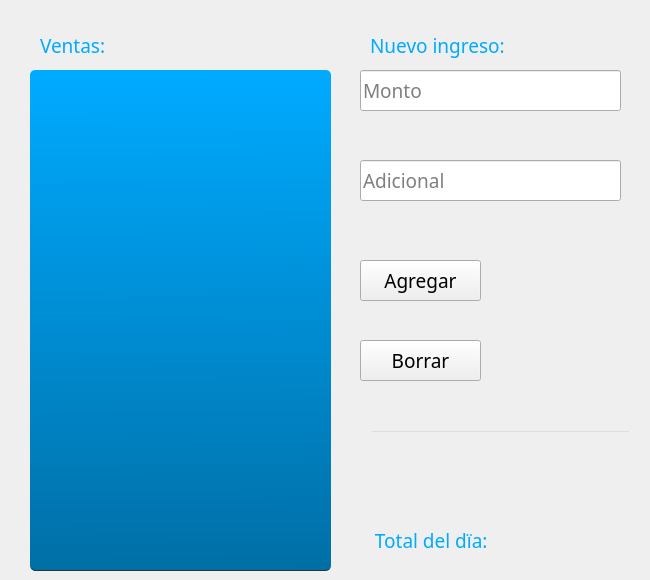
               <widget class="QWidget" name="page_ventas">
                <widget class="QTableWidget" name="listaVentas">
                 <property name="geometry">
                  <rect>
                   <x>30</x>
                   <y>70</y>
                   <width>301</width>
                   <height>501</height>
                  </rect>
                 </property>
                 <property name="font">
                  <font>
                   <family>Levenim MT</family>
                   <pointsize>12</pointsize>
                  </font>
                 </property>
                 <property name="focusPolicy">
                  <enum>Qt::StrongFocus</enum>
                 </property>
                 <property name="styleSheet">
                  <string notr="true">QTableWidget {	
	background-color: qlineargradient(spread:pad, x1:0.522682, y1:1, x2:0.516682, y2:0.011, stop:0 rgba(0, 111, 166, 255), stop:1 rgba(0, 170, 255, 255));
	border-radius: 5px;
	gridline-color: rgb(44, 49, 60);
	border-bottom: 1px solid rgb(44, 49, 60);
}
QTableWidget::item{
	border-color: rgb(44, 49, 60);
	padding-left: 5px;
	padding-right: 5px;
	gridline-color: rgb(44, 49, 60);
}
QTableWidget::item:selected{
	background-color: rgb(27, 55, 83);
}
QScrollBar:horizontal {
    border: none;
    background: rgb(52, 59, 72);
    height: 14px;
    margin: 0px 21px 0 21px;
	border-radius: 0px;
}
 QScrollBar:vertical {
	border: none;
    background: rgb(52, 59, 72);
    width: 14px;
    margin: 21px 0 21px 0;
	border-radius: 0px;
 }
QHeaderView::section{
	Background-color: qlineargradient(spread:pad, x1:0.522682, y1:1, x2:0.516682, y2:0.011, stop:0 rgba(0, 111, 166, 255), stop:1 rgba(0, 170, 255, 255));
	max-width: 30px;
	border: 1px solid rgb(44, 49, 60);
	border-style: none;
    border-bottom: 1px solid rgb(44, 49, 60);
    border-right: 1px solid rgb(44, 49, 60);
}
QTableWidget::horizontalHeader {	
	background-color:  qlineargradient(spread:pad, x1:0.522682, y1:1, x2:0.516682, y2:0.011, stop:0 rgba(0, 111, 166, 255), stop:1 rgba(0, 170, 255, 255));
}
QHeaderView::section:horizontal
{
    border: 1px solid rgb(32, 34, 42);
	background-color: qlineargradient(spread:pad, x1:0.522682, y1:1, x2:0.516682, y2:0.011, stop:0 rgba(0, 111, 166, 255), stop:1 rgba(0, 170, 255, 255));
	padding: 3px;
}
QHeaderView::section:vertical
{
    border: 1px solid rgb(44, 49, 60);
}</string>
                 </property>
                 <property name="frameShape">
                  <enum>QFrame::VLine</enum>
                 </property>
                 <property name="frameShadow">
                  <enum>QFrame::Sunken</enum>
                 </property>
                 <property name="lineWidth">
                  <number>2</number>
                 </property>
                 <property name="sizeAdjustPolicy">
                  <enum>QAbstractScrollArea::AdjustIgnored</enum>
                 </property>
                 <property name="editTriggers">
                  <set>QAbstractItemView::NoEditTriggers</set>
                 </property>
                 <property name="selectionMode">
                  <enum>QAbstractItemView::SingleSelection</enum>
                 </property>
                 <property name="selectionBehavior">
                  <enum>QAbstractItemView::SelectRows</enum>
                 </property>
                 <attribute name="horizontalHeaderDefaultSectionSize">
                  <number>77</number>
                 </attribute>
                 <attribute name="horizontalHeaderHighlightSections">
                  <bool>false</bool>
                 </attribute>
                 <attribute name="horizontalHeaderStretchLastSection">
                  <bool>true</bool>
                 </attribute>
                 <attribute name="verticalHeaderVisible">
                  <bool>false</bool>
                 </attribute>
                 <attribute name="verticalHeaderHighlightSections">
                  <bool>false</bool>
                 </attribute>
                </widget>
                <widget class="QLabel" name="label_ventas">
                 <property name="geometry">
                  <rect>
                   <x>40</x>
                   <y>30</y>
                   <width>181</width>
                   <height>31</height>
                  </rect>
                 </property>
                 <property name="font">
                  <font>
                   <family>Levenim MT</family>
                   <pointsize>14</pointsize>
                   <weight>50</weight>
                   <bold>false</bold>
                  </font>
                 </property>
                 <property name="styleSheet">
                  <string notr="true">color: rgb(0, 170, 255);</string>
                 </property>
                 <property name="text">
                  <string>Ventas:</string>
                 </property>
                </widget>
                <widget class="QLabel" name="label_ingreso">
                 <property name="geometry">
                  <rect>
                   <x>370</x>
                   <y>30</y>
                   <width>171</width>
                   <height>31</height>
                  </rect>
                 </property>
                 <property name="font">
                  <font>
                   <family>Levenim MT</family>
                   <pointsize>14</pointsize>
                  </font>
                 </property>
                 <property name="styleSheet">
                  <string notr="true">color: rgb(0, 170, 255);</string>
                 </property>
                 <property name="text">
                  <string>Nuevo ingreso:</string>
                 </property>
                </widget>
                <widget class="QPushButton" name="btn_agregar">
                 <property name="geometry">
                  <rect>
                   <x>360</x>
                   <y>260</y>
                   <width>121</width>
                   <height>41</height>
                  </rect>
                 </property>
                 <property name="font">
                  <font>
                   <family>Latha</family>
                   <pointsize>14</pointsize>
                  </font>
                 </property>
                 <property name="cursor">
                  <cursorShape>PointingHandCursor</cursorShape>
                 </property>
                 <property name="styleSheet">
                  <string notr="true">QPushButton {
	background-color: qlineargradient(spread:pad, x1:0.517, y1:1, x2:0.511, 				y2:0, stop:0 rgba(0, 69, 104, 255), stop:1 rgba(0, 170, 255, 255));
	color: rgb(0, 0, 0);
}

QPushButton:hover {
	background-color: qlineargradient(spread:pad, x1:0.517, y1:1, x2:0.511, 				y2:0, stop:0 rgba(0, 69, 104, 150), stop:1 rgba(0, 170, 255, 150));
	color: rgb(255, 255, 255);
}</string>
                 </property>
                 <property name="text">
                  <string>Agregar</string>
                 </property>
                </widget>
                <widget class="QPushButton" name="btn_borrar">
                 <property name="geometry">
                  <rect>
                   <x>360</x>
                   <y>340</y>
                   <width>121</width>
                   <height>41</height>
                  </rect>
                 </property>
                 <property name="font">
                  <font>
                   <family>Latha</family>
                   <pointsize>14</pointsize>
                  </font>
                 </property>
                 <property name="cursor">
                  <cursorShape>PointingHandCursor</cursorShape>
                 </property>
                 <property name="styleSheet">
                  <string notr="true">QPushButton {
	background-color: qlineargradient(spread:pad, x1:0.517, y1:1, x2:0.511, 				y2:0, stop:0 rgba(0, 69, 104, 255), stop:1 rgba(0, 170, 255, 255));
	color: rgb(0, 0, 0);
}

QPushButton:hover {
	background-color: qlineargradient(spread:pad, x1:0.517, y1:1, x2:0.511, 				y2:0, stop:0 rgba(0, 69, 104, 150), stop:1 rgba(0, 170, 255, 150));
	color: rgb(255, 255, 255);
}</string>
                 </property>
                 <property name="text">
                  <string>Borrar</string>
                 </property>
                </widget>
                <widget class="QLabel" name="label_dia">
                 <property name="geometry">
                  <rect>
                   <x>370</x>
                   <y>520</y>
                   <width>271</width>
                   <height>41</height>
                  </rect>
                 </property>
                 <property name="font">
                  <font>
                   <family>Levenim MT</family>
                   <pointsize>14</pointsize>
                  </font>
                 </property>
                 <property name="styleSheet">
                  <string notr="true">color: rgb(0, 170, 255);</string>
                 </property>
                 <property name="text">
                  <string> Total del dïa:</string>
                 </property>
                </widget>
                <widget class="QLineEdit" name="ingreso_entry">
                 <property name="geometry">
                  <rect>
                   <x>360</x>
                   <y>70</y>
                   <width>261</width>
                   <height>41</height>
                  </rect>
                 </property>
                 <property name="font">
                  <font>
                   <family>Levenim MT</family>
                   <pointsize>14</pointsize>
                  </font>
                 </property>
                 <property name="styleSheet">
                  <string notr="true">QLineEdit {
	background-color: qlineargradient(spread:pad, x1:0.522682, y1:1, 						x2:0.516682, y2:0.011, stop:0 rgba(0, 111, 166, 255), stop:1 rgba(0, 170, 			255, 255));
}

QLineEdit:hover {
	background-color: qlineargradient(spread:pad, x1:0.528, y1:1, x2:0.522, y2:0.596227, stop:0 rgba(0, 111, 166, 255), stop:1 rgba(0, 170, 255, 255));
}</string>
                 </property>
                 <property name="placeholderText">
                  <string>Monto</string>
                 </property>
                </widget>
                <widget class="QLineEdit" name="adicional_entry">
                 <property name="geometry">
                  <rect>
                   <x>360</x>
                   <y>160</y>
                   <width>261</width>
                   <height>41</height>
                  </rect>
                 </property>
                 <property name="font">
                  <font>
                   <family>Levenim MT</family>
                   <pointsize>14</pointsize>
                  </font>
                 </property>
                 <property name="styleSheet">
                  <string notr="true">QLineEdit {
	background-color: qlineargradient(spread:pad, x1:0.522682, y1:1, 						x2:0.516682, y2:0.011, stop:0 rgba(0, 111, 166, 255), stop:1 rgba(0, 170, 			255, 255));
}

QLineEdit:hover {
	background-color: qlineargradient(spread:pad, x1:0.528, y1:1, x2:0.522, y2:0.596227, stop:0 rgba(0, 111, 166, 255), stop:1 rgba(0, 170, 255, 255));
}</string>
                 </property>
                 <property name="placeholderText">
                  <string>Adicional</string>
                 </property>
                </widget>
                <widget class="QLineEdit" name="label_status">
                 <property name="geometry">
                  <rect>
                   <x>370</x>
                   <y>430</y>
                   <width>261</width>
                   <height>41</height>
                  </rect>
                 </property>
                 <property name="font">
                  <font>
                   <family>Levenim MT</family>
                   <pointsize>14</pointsize>
                  </font>
                 </property>
                 <property name="cursor">
                  <cursorShape>ArrowCursor</cursorShape>
                 </property>
                 <property name="focusPolicy">
                  <enum>Qt::NoFocus</enum>
                 </property>
                 <property name="acceptDrops">
                  <bool>false</bool>
                 </property>
                 <property name="styleSheet">
                  <string notr="true">background-color: rgba(0,0,0,0);
color: rgb(0, 170, 255);</string>
                 </property>
                </widget>
               </widget>
